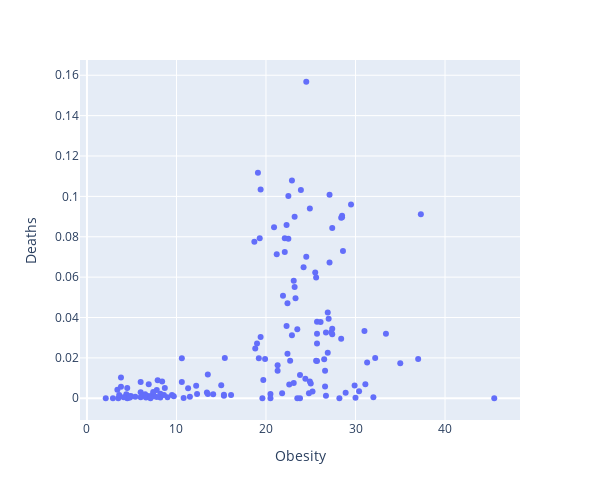

The notebook cell this image was saved under:
### Code cell
px.scatter(fat_quantity_clean, 
           x='Obesity',
           y='Deaths', 
           width=600,
           height=500)

### Figure 1 — Plotly figure (JSON) as saved in the notebook; plotly's stock layout.template omitted (floating-point values rounded to 4 significant figures; data arrays with more than 128 entries replaced by an {"elided": "..."} marker saying what was removed)
{"data": [{"hovertemplate": "Obesity=%{x}<br>Deaths=%{y}<extra></extra>", "legendgroup": "", "marker": {"color": "#636efa", "symbol": "circle"}, "mode": "markers", "name": "", "orientation": "v", "showlegend": false, "type": "scatter", "x": {"elided": "154 float values"}, "xaxis": "x", "y": {"elided": "154 float values"}, "yaxis": "y"}], "layout": {"height": 500, "legend": {"tracegroupgap": 0}, "margin": {"t": 60}, "width": 600, "xaxis": {"anchor": "y", "domain": [0, 1], "title": {"text": "Obesity"}}, "yaxis": {"anchor": "x", "domain": [0, 1], "title": {"text": "Deaths"}}}}
